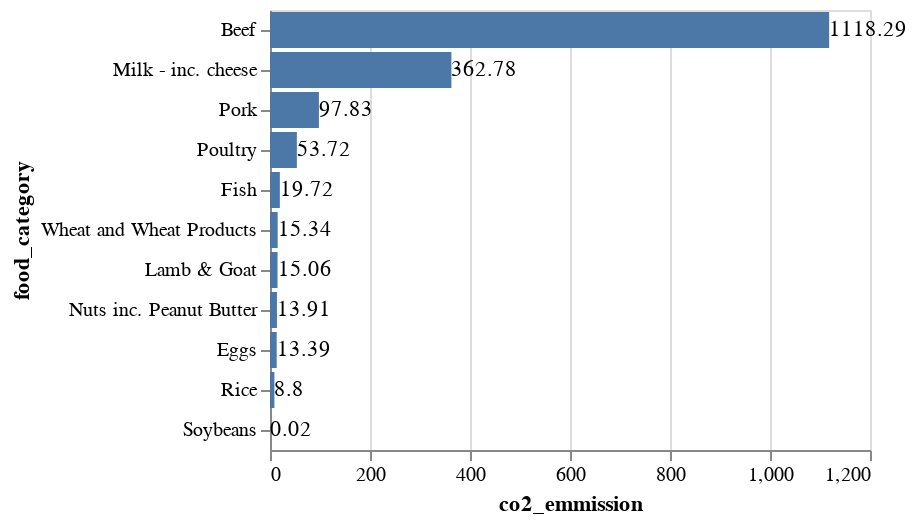

This figure's notebook cell:
### Markdown cell above
**Workflow:** I am considering a bar graph which shows
- the food category on the x-axis and
- the carbondioxide emissions on the y-axis.

### Code cell
foodgraph = alt.Chart (food_data).mark_bar().encode (
    alt.Y  ("food_category", sort ='-x'),
    x = "co2_emmission"
)

foodtext = foodgraph.mark_text (baseline = "middle", align = "left", color = "black").encode (text = "co2_emmission")

foodgraph + foodtext

### Figure 1 — Vega-Lite specification as saved in the notebook (floating-point values rounded to 4 significant figures)
{"config": {"view": {"continuousWidth": 300, "continuousHeight": 300}}, "layer": [{"mark": {"type": "bar"}, "encoding": {"x": {"field": "co2_emmission", "type": "quantitative"}, "y": {"field": "food_category", "sort": "-x", "type": "nominal"}}}, {"mark": {"type": "text", "align": "left", "baseline": "middle", "color": "black"}, "encoding": {"text": {"field": "co2_emmission", "type": "quantitative"}, "x": {"field": "co2_emmission", "type": "quantitative"}, "y": {"field": "food_category", "sort": "-x", "type": "nominal"}}}], "data": {"name": "data-61596a036f4e982070b4af9b1e90f86d"}, "$schema": "https://vega.github.io/schema/vega-lite/v5.14.1.json", "datasets": {"data-61596a036f4e982070b4af9b1e90f86d": [{"country": "USA", "food_category": "Beef", "consumption": 36.24, "co2_emmission": 1118.0}, {"country": "USA", "food_category": "Milk - inc. cheese", "consumption": 254.7, "co2_emmission": 362.8}, {"country": "USA", "food_category": "Pork", "consumption": 27.64, "co2_emmission": 97.83}, {"country": "USA", "food_category": "Poultry", "consumption": 50.01, "co2_emmission": 53.72}, {"country": "USA", "food_category": "Fish", "consumption": 12.35, "co2_emmission": 19.72}, {"country": "USA", "food_category": "Wheat and Wheat Products", "consumption": 80.43, "co2_emmission": 15.34}, {"country": "USA", "food_category": "Lamb & Goat", "consumption": 0.43, "co2_emmission": 15.06}, {"country": "USA", "food_category": "Nuts inc. Peanut Butter", "consumption": 7.86, "co2_emmission": 13.91}, {"country": "USA", "food_category": "Eggs", "consumption": 14.58, "co2_emmission": 13.39}, {"country": "USA", "food_category": "Rice", "consumption": 6.88, "co2_emmission": 8.8}, {"country": "USA", "food_category": "Soybeans", "consumption": 0.04, "co2_emmission": 0.02}]}}
